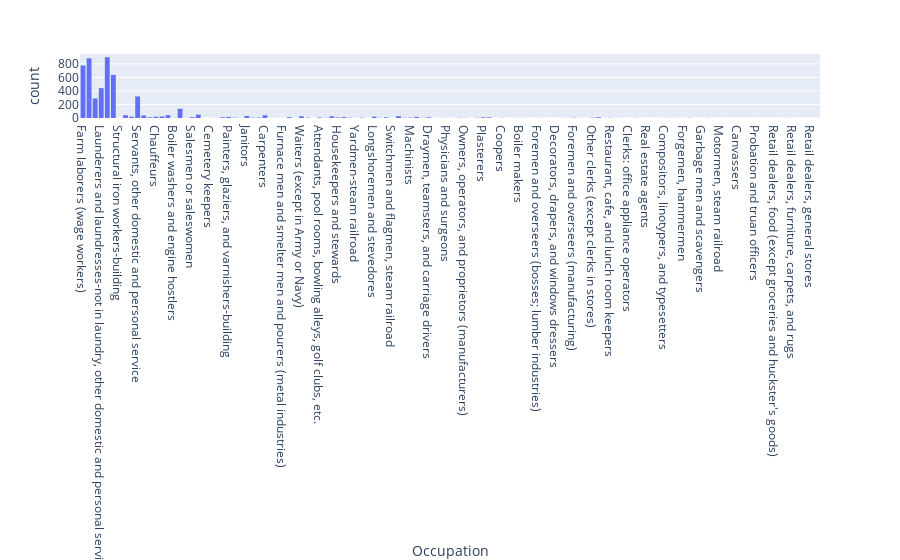

The notebook cell this image was saved under:
### Code cell
fig1930 = px.histogram(df1930, x="Occupation")
fig1930.show()

### Figure 1 — Plotly figure (JSON) as saved in the notebook; plotly's stock layout.template omitted (floating-point values rounded to 4 significant figures; data arrays with more than 128 entries replaced by an {"elided": "..."} marker saying what was removed)
{"data": [{"alignmentgroup": "True", "bingroup": "x", "hovertemplate": "Occupation=%{x}<br>count=%{y}<extra></extra>", "legendgroup": "", "marker": {"color": "#636efa", "pattern": {"shape": ""}}, "name": "", "offsetgroup": "", "orientation": "v", "showlegend": false, "type": "histogram", "x": {"elided": "5128 str values"}, "xaxis": "x", "yaxis": "y"}], "layout": {"barmode": "relative", "legend": {"tracegroupgap": 0}, "margin": {"t": 60}, "xaxis": {"anchor": "y", "domain": [0, 1], "title": {"text": "Occupation"}}, "yaxis": {"anchor": "x", "domain": [0, 1], "title": {"text": "count"}}}}
